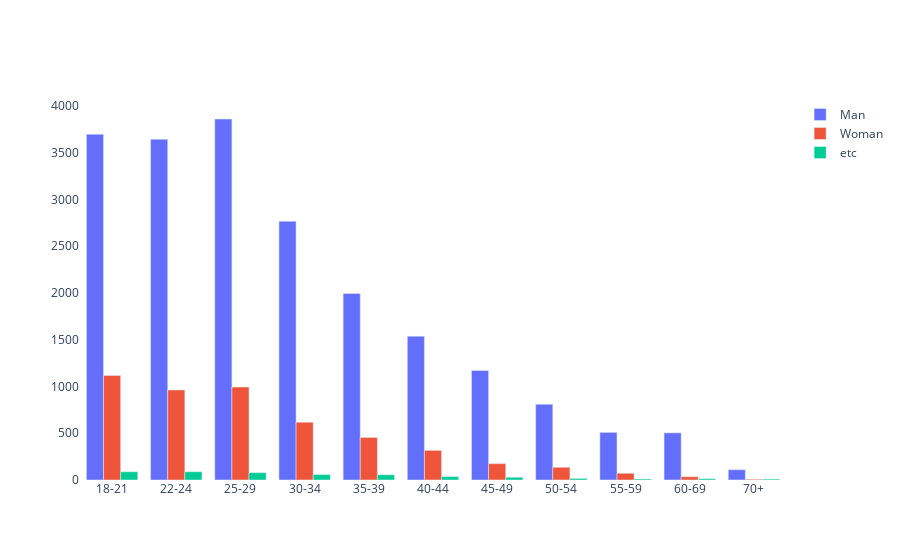

Source (notebook cell):
### Code cell
# 반복문 이해를 돕기위한 코드
fig = go.Figure()
for gender, group in q1_q2_df.groupby('Q2'):
    print(gender)
    fig.add_trace(go.Bar(x = group['Q1'], y = group['Count'], name=gender))
    print('-' * 50)
fig.update_layout(plot_bgcolor='white')

fig.show()

### Figure 1 — Plotly figure (JSON) as saved in the notebook; plotly's stock layout.template omitted (floating-point values rounded to 4 significant figures)
{"data": [{"name": "Man", "type": "bar", "x": ["18-21", "22-24", "25-29", "30-34", "35-39", "40-44", "45-49", "50-54", "55-59", "60-69", "70+"], "y": [3696, 3643, 3859, 2765, 1993, 1537, 1171, 810, 509, 504, 110]}, {"name": "Woman", "type": "bar", "x": ["18-21", "22-24", "25-29", "30-34", "35-39", "40-44", "45-49", "50-54", "55-59", "60-69", "70+"], "y": [1117, 963, 994, 618, 455, 317, 175, 136, 72, 35, 8]}, {"name": "etc", "type": "bar", "x": ["18-21", "22-24", "25-29", "30-34", "35-39", "40-44", "45-49", "50-54", "55-59", "60-69", "70+"], "y": [88, 88, 78, 58, 56, 36, 29, 17, 11, 14, 10]}], "layout": {"autosize": true, "plot_bgcolor": "white", "xaxis": {"autorange": true, "range": [-0.5, 10.5], "type": "category"}, "yaxis": {"autorange": true, "range": [0, 4062.0], "type": "linear"}}}
